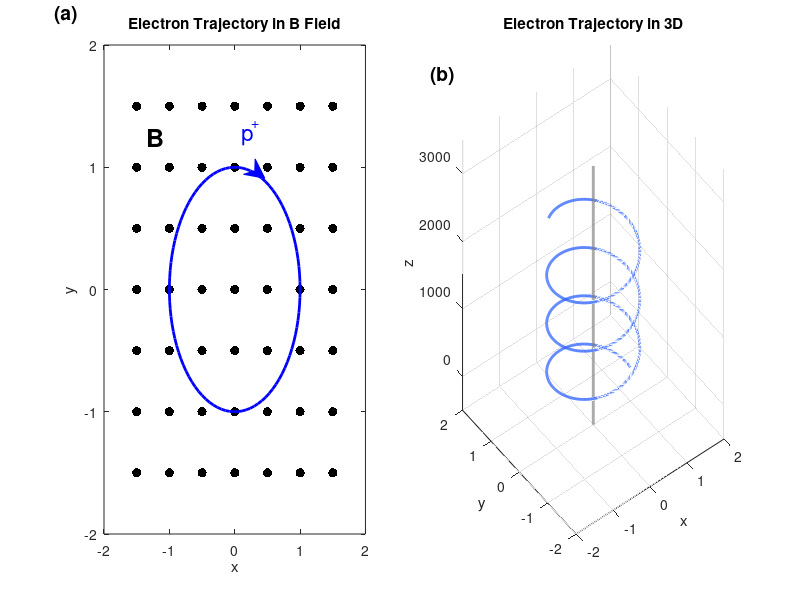

MATLAB code to generate this figure:
clc; clear; close all;

%%%%%%%%%%%%%%%%%%%%%%%%%%%%%%%%%%%%%%%%%%%%%
% Logic:                                    %
%   figure:                                 %
%       Name: Set the name of the window    %
%       Position: Set the absolute position %
%           of the window                   %
%   subplot:                                %
%       set the number of plot in the window%
%   linspace(a, b, n):                      %
%       splice n numbers from a to b        %
%   for:                                    %
%       for loop                            %
%   plot(x, y):                             %
%       plot the data of x and y            %
%   hold on/off:                            %
%       wait for another paint on the plot  %
%   annotation:                             %
%       Draw the arrow at the abslute space %
%%%%%%%%%%%%%%%%%%%%%%%%%%%%%%%%%%%%%%%%%%%%%


figure('Name', 'HW6', 'Position', [200, 200, 780, 350]);

% (a) graph
subplot(1, 2, 1); % Set (a) to graph 1

x = linspace(-1.5, 1.5, 7); % Split x from -1.5 to 1.5 in 7 equal patials 
y = linspace(-1.5, 1.5, 7); % Split y from -1.5 to 1.5 in 7 equal patials 


% Using for loop to draw the dots
for i = 1 : length(x)
    for j = 1 : length(y)

        plot(x(i), y(j), '-k.', 'markersize', 20);
        hold on; % Wait for another paint

    end
    
end

theta = linspace(0, 2.*pi, 100); % Angle for the circle

% Angle for the arrow
xTheta = [0.330, 0.331];
yTheta = [0.704, 0.703];

% Plot the circle
plot(cos(theta), sin(theta), '-b', 'LineWidth', 2)

% Graph settings
axis([-2, 2, -2, 2]); % Set the axis range
title('Electron Trajectory in B Field', 'fontweight', 'bold'); % Set the graph title
% Adding some texts
text(-2.75, 2.25, '(a)', 'fontsize', 14, 'fontweight', 'bold');
text(0.1, 1.25, 'p', 'fontsize', 16, 'color', 'blue');
text(0.25, 1.35, '+', 'color', 'blue');
text(-1.35, 1.25, 'B', 'fontweight', 'bold', 'fontsize', 18);
annotation('arrow', xTheta, yTheta, 'color', 'blue'); % Draw the arrow at the right place;
xlabel('x'); % Printing labels
ylabel('y'); % Printing labels

text(3.0, 1.75, '(b)', 'fontsize', 14, 'fontweight', 'bold'); % Print the label of the 2nd graph fisrt (cause it is easier)

hold off; % Stop waiting and start to draw another graph


% (b) graph
subplot(1, 2, 2); % Set (b) to graph 2

startTheta = 0; % Setting the start angle of the graph
circulusTime = 3.35.*2; % Setting the numbers of circles of the graph

t = linspace(startTheta, circulusTime.*pi - startTheta, 3.5*360); % Set t
plot3(cos(t), sin(t), t.*2500/7/pi, 'color', [0.2, 0.4, 1], 'LineWidth', 2); % Graphing the circle. [0.2, 0.4, 1] makes a light green color

hold on;% Wait for another draw
plot3(0.*t, 0.*t, t.*4000/7/pi - 500, 'color', [0.5, 0.5, 0.5], 'LineWidth', 2);% Graphing the line. [0.5, 0.5, 0.5] makes a gray color

grid on;% Turn on the grid
axis([-2, 2, -2, 2, -500, 3500]); % Set the axis range
xlabel('x'); % Print the label name
ylabel('y'); % Print the label name
zlabel('z'); % Print the label name
title('Electron Trajectory in 3D',  'fontweight', 'bold'); % Set the graph's title